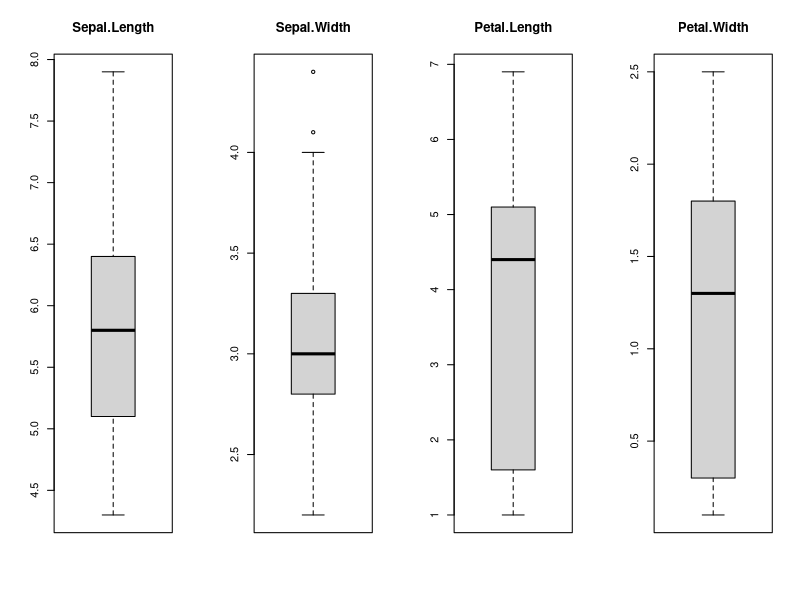

Recreate this plot in R.
## ---- chunk 1
library(caret)
library(tidyverse)
## ---- chunk 2
dataset <- iris
## ---- chunk 3
# create a list of 80% of the rows in the original dataset we can use for training
validation_index <- createDataPartition(dataset$Species, p=0.80, list=FALSE)
# select 20% of the data for validation
validation <- dataset[-validation_index]
# use the remaining 80% of data to training and testing the models
dataset_80 <- dataset[validation_index,]
## ---- chunk 4
head(dataset)
dim(dataset)
dim(dataset_80)
## ---- chunk 5
sapply(dataset, class)
## ---- chunk 6
levels(dataset$Species)
## ---- chunk 7
dataset %>% group_by(Species) %>% summarise(n())
## ---- chunk 8
dataset_80 %>% group_by(Species) %>% summarise(n())
## ---- chunk 9
# split dependant and independant variables
x <- dataset_80[,1:4]
# select only name of species
y <- dataset_80[,5]
## ---- chunk 10
# boxplot for each attribute on one image
par(mfrow=c(1,4))
  for(i in 1:4) {
  boxplot(x[,i], main=names(iris)[i])
}
